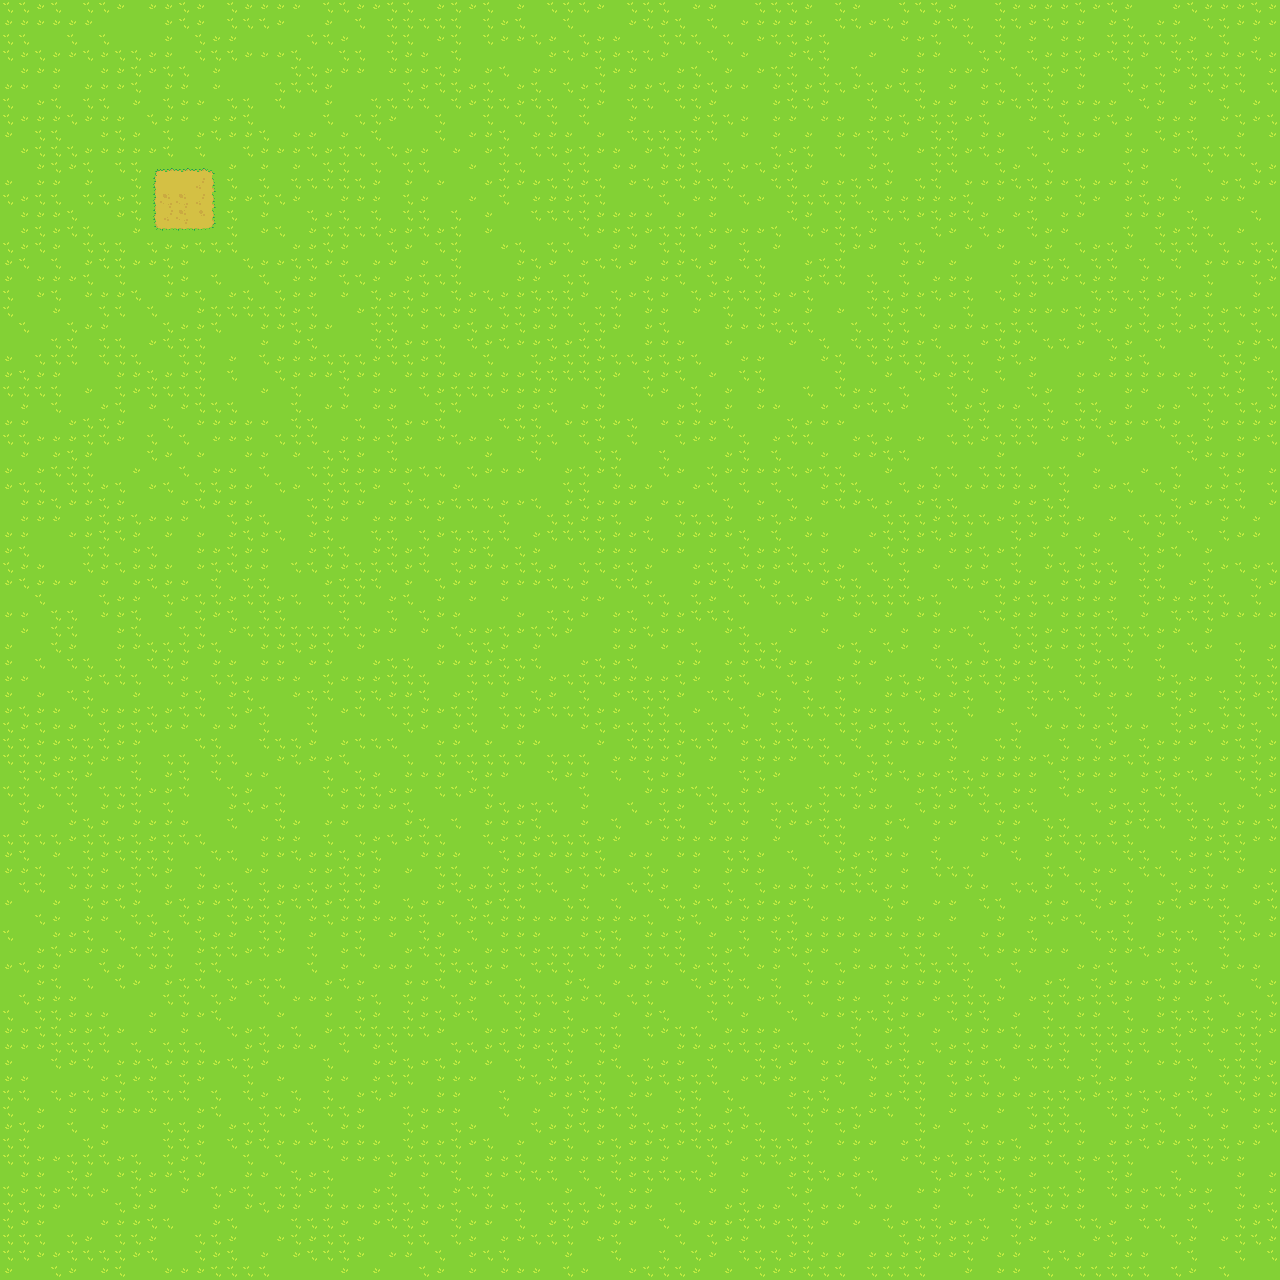

A 2D game scene composited from a Tiled map and its tileset images. What follows is a short description and the map's XML, with each tile layer's data collapsed to a summary:
An orthogonal 80x80 tile map with 16x16 px tiles, 2 tile layers (bottom, top).

<map version="1.2" tiledversion="1.2.5" orientation="orthogonal" renderorder="left-down" width="80" height="80" tilewidth="16" tileheight="16" infinite="0" nextlayerid="3" nextobjectid="1">
 <tileset firstgid="1" name="overworld" tilewidth="16" tileheight="16" tilecount="189" columns="21">
  <image source="assets/overworld.png" width="336" height="144" />
 </tileset>
 <layer id="1" name="bottom" width="80" height="80">
  <data>[6400 cells, 6400 non-empty, 3 distinct tile ids]</data>
 </layer>
 <layer id="2" name="top" width="80" height="80">
  <data>[6400 cells, 25 non-empty, 12 distinct tile ids]</data>
 </layer>
</map>
